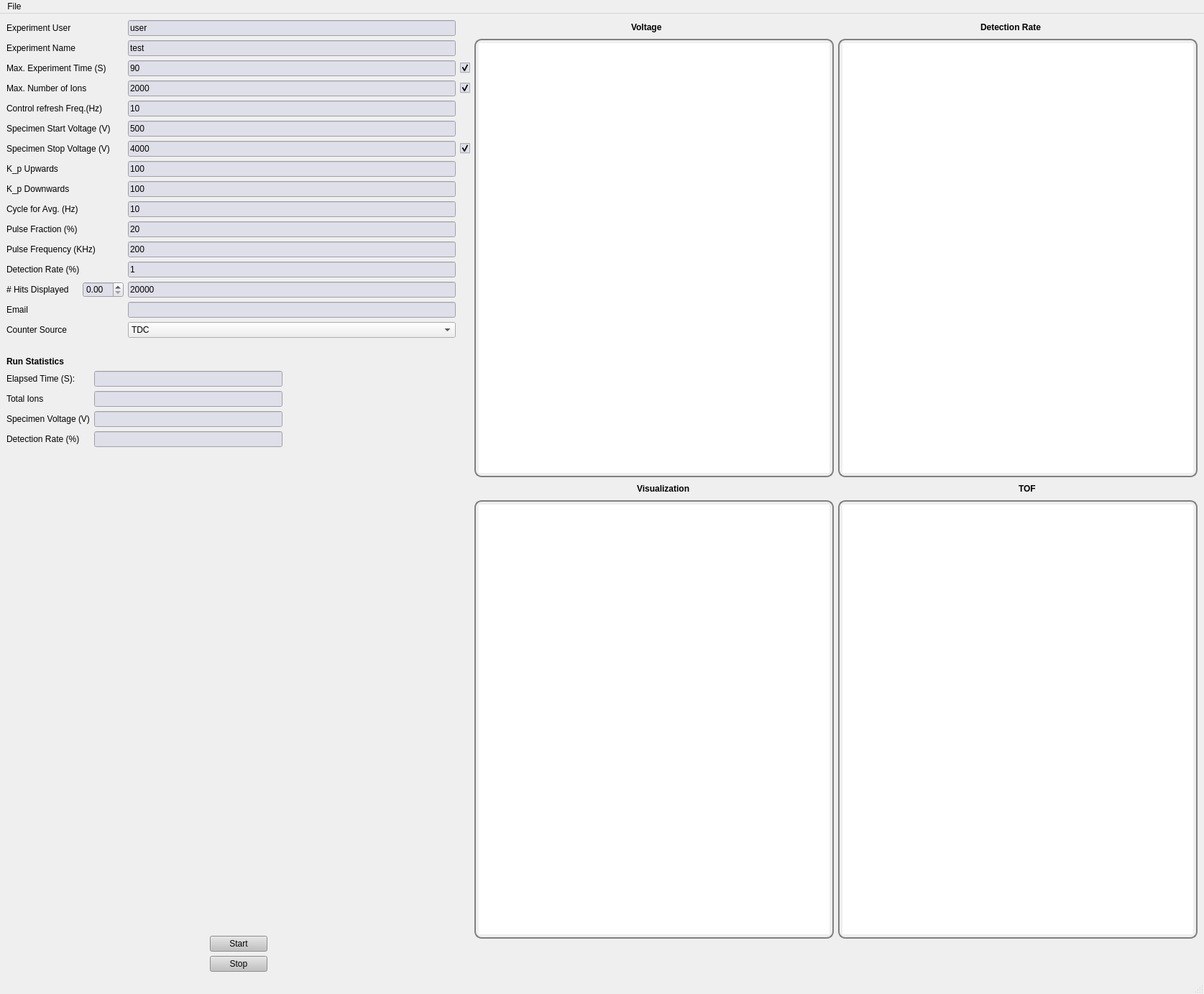
<?xml version="1.0" encoding="UTF-8"?>
<ui version="4.0">
 <class>APT_Physic</class>
 <widget class="QMainWindow" name="APT_Physic">
  <property name="geometry">
   <rect>
    <x>0</x>
    <y>0</y>
    <width>1675</width>
    <height>1383</height>
   </rect>
  </property>
  <property name="windowTitle">
   <string>APT Control Software</string>
  </property>
  <widget class="QWidget" name="centralwidget">
   <layout class="QGridLayout" name="gridLayout_4">
    <item row="0" column="0">
     <layout class="QHBoxLayout" name="horizontalLayout_5">
      <item>
       <layout class="QVBoxLayout" name="verticalLayout_2">
        <item>
         <layout class="QGridLayout" name="gridLayout_3">
          <item row="0" column="0">
           <widget class="QLabel" name="label_43">
            <property name="text">
             <string>Experiment User</string>
            </property>
           </widget>
          </item>
          <item row="0" column="2">
           <widget class="QLineEdit" name="ex_user">
            <property name="styleSheet">
             <string notr="true">QLineEdit{
background: rgb(223,223,233)
}</string>
            </property>
            <property name="text">
             <string>user</string>
            </property>
           </widget>
          </item>
          <item row="1" column="0">
           <widget class="QLabel" name="label_21">
            <property name="text">
             <string>Experiment Name</string>
            </property>
           </widget>
          </item>
          <item row="1" column="2">
           <widget class="QLineEdit" name="ex_name">
            <property name="styleSheet">
             <string notr="true">QLineEdit{
background: rgb(223,223,233)
}</string>
            </property>
            <property name="text">
             <string>test</string>
            </property>
           </widget>
          </item>
          <item row="2" column="0" colspan="2">
           <widget class="QLabel" name="label_2">
            <property name="text">
             <string>Max. Experiment Time (S)</string>
            </property>
           </widget>
          </item>
          <item row="2" column="2">
           <widget class="QLineEdit" name="ex_time">
            <property name="styleSheet">
             <string notr="true">QLineEdit{
background: rgb(223,223,233)
}</string>
            </property>
            <property name="text">
             <string>90</string>
            </property>
           </widget>
          </item>
          <item row="2" column="3">
           <widget class="QCheckBox" name="criteria_time">
            <property name="font">
             <font>
              <italic>false</italic>
             </font>
            </property>
            <property name="mouseTracking">
             <bool>true</bool>
            </property>
            <property name="styleSheet">
             <string notr="true">QCheckBox{
background: rgb(223,223,233)
}</string>
            </property>
            <property name="text">
             <string/>
            </property>
            <property name="checked">
             <bool>true</bool>
            </property>
           </widget>
          </item>
          <item row="3" column="0" colspan="2">
           <widget class="QLabel" name="label_41">
            <property name="text">
             <string>Max. Number of Ions</string>
            </property>
           </widget>
          </item>
          <item row="3" column="2">
           <widget class="QLineEdit" name="max_ions">
            <property name="styleSheet">
             <string notr="true">QLineEdit{
background: rgb(223,223,233)
}</string>
            </property>
            <property name="text">
             <string>2000</string>
            </property>
           </widget>
          </item>
          <item row="3" column="3">
           <widget class="QCheckBox" name="criteria_ions">
            <property name="font">
             <font>
              <italic>false</italic>
             </font>
            </property>
            <property name="mouseTracking">
             <bool>true</bool>
            </property>
            <property name="styleSheet">
             <string notr="true">QCheckBox{
background: rgb(223,223,233)
}</string>
            </property>
            <property name="text">
             <string/>
            </property>
            <property name="checked">
             <bool>true</bool>
            </property>
           </widget>
          </item>
          <item row="4" column="0" colspan="2">
           <widget class="QLabel" name="label_3">
            <property name="text">
             <string>Control refresh Freq.(Hz)</string>
            </property>
           </widget>
          </item>
          <item row="4" column="2">
           <widget class="QLineEdit" name="ex_freq">
            <property name="styleSheet">
             <string notr="true">QLineEdit{
background: rgb(223,223,233)
}</string>
            </property>
            <property name="text">
             <string>10</string>
            </property>
           </widget>
          </item>
          <item row="5" column="0" colspan="2">
           <widget class="QLabel" name="label_4">
            <property name="text">
             <string>Specimen Start Voltage (V)</string>
            </property>
           </widget>
          </item>
          <item row="5" column="2">
           <widget class="QLineEdit" name="vdc_min">
            <property name="styleSheet">
             <string notr="true">QLineEdit{
background: rgb(223,223,233)
}</string>
            </property>
            <property name="text">
             <string>500</string>
            </property>
           </widget>
          </item>
          <item row="6" column="0" colspan="2">
           <widget class="QLabel" name="label_5">
            <property name="text">
             <string>Specimen Stop Voltage (V)</string>
            </property>
           </widget>
          </item>
          <item row="6" column="2">
           <widget class="QLineEdit" name="vdc_max">
            <property name="styleSheet">
             <string notr="true">QLineEdit{
background: rgb(223,223,233)
}</string>
            </property>
            <property name="text">
             <string>4000</string>
            </property>
           </widget>
          </item>
          <item row="6" column="3">
           <widget class="QCheckBox" name="criteria_vdc">
            <property name="font">
             <font>
              <italic>false</italic>
             </font>
            </property>
            <property name="mouseTracking">
             <bool>true</bool>
            </property>
            <property name="styleSheet">
             <string notr="true">QCheckBox{
background: rgb(223,223,233)
}</string>
            </property>
            <property name="text">
             <string/>
            </property>
            <property name="checked">
             <bool>true</bool>
            </property>
           </widget>
          </item>
          <item row="7" column="0">
           <widget class="QLabel" name="label_6">
            <property name="text">
             <string>K_p Upwards</string>
            </property>
           </widget>
          </item>
          <item row="7" column="2">
           <widget class="QLineEdit" name="vdc_steps_up">
            <property name="styleSheet">
             <string notr="true">QLineEdit{
background: rgb(223,223,233)
}</string>
            </property>
            <property name="text">
             <string>100</string>
            </property>
           </widget>
          </item>
          <item row="8" column="0">
           <widget class="QLabel" name="label_28">
            <property name="text">
             <string>K_p Downwards</string>
            </property>
           </widget>
          </item>
          <item row="8" column="2">
           <widget class="QLineEdit" name="vdc_steps_down">
            <property name="styleSheet">
             <string notr="true">QLineEdit{
background: rgb(223,223,233)
}</string>
            </property>
            <property name="text">
             <string>100</string>
            </property>
           </widget>
          </item>
          <item row="9" column="0">
           <widget class="QLabel" name="label_20">
            <property name="text">
             <string>Cycle for Avg. (Hz)</string>
            </property>
           </widget>
          </item>
          <item row="9" column="2">
           <widget class="QLineEdit" name="cycle_avg">
            <property name="styleSheet">
             <string notr="true">QLineEdit{
background: rgb(223,223,233)
}</string>
            </property>
            <property name="text">
             <string>10</string>
            </property>
           </widget>
          </item>
          <item row="10" column="0">
           <widget class="QLabel" name="label_25">
            <property name="text">
             <string>Pulse Fraction (%)</string>
            </property>
           </widget>
          </item>
          <item row="10" column="2">
           <widget class="QLineEdit" name="pulse_fraction">
            <property name="styleSheet">
             <string notr="true">QLineEdit{
background: rgb(223,223,233)
}</string>
            </property>
            <property name="text">
             <string>20</string>
            </property>
           </widget>
          </item>
          <item row="11" column="0" colspan="2">
           <widget class="QLabel" name="label_23">
            <property name="text">
             <string>Pulse Frequency (KHz)</string>
            </property>
           </widget>
          </item>
          <item row="11" column="2">
           <widget class="QLineEdit" name="pulse_frequency">
            <property name="styleSheet">
             <string notr="true">QLineEdit{
background: rgb(223,223,233)
}</string>
            </property>
            <property name="text">
             <string>200</string>
            </property>
           </widget>
          </item>
          <item row="12" column="0" colspan="2">
           <widget class="QLabel" name="label_17">
            <property name="text">
             <string>Detection Rate (%)</string>
            </property>
           </widget>
          </item>
          <item row="12" column="2">
           <widget class="QLineEdit" name="detection_rate_init">
            <property name="styleSheet">
             <string notr="true">QLineEdit{
background: rgb(223,223,233)
}</string>
            </property>
            <property name="text">
             <string>1</string>
            </property>
           </widget>
          </item>
          <item row="13" column="0">
           <widget class="QLabel" name="label_22">
            <property name="text">
             <string># Hits Displayed</string>
            </property>
           </widget>
          </item>
          <item row="13" column="1">
           <widget class="QDoubleSpinBox" name="doubleSpinBox">
            <property name="styleSheet">
             <string notr="true">QDoubleSpinBox{
background: rgb(223,223,233)
}</string>
            </property>
           </widget>
          </item>
          <item row="13" column="2">
           <widget class="QLineEdit" name="hit_displayed">
            <property name="styleSheet">
             <string notr="true">QLineEdit{
background: rgb(223,223,233)
}</string>
            </property>
            <property name="text">
             <string>20000</string>
            </property>
           </widget>
          </item>
          <item row="14" column="0">
           <widget class="QLabel" name="label_26">
            <property name="text">
             <string>Email</string>
            </property>
           </widget>
          </item>
          <item row="14" column="2">
           <widget class="QLineEdit" name="email">
            <property name="styleSheet">
             <string notr="true">QLineEdit{
background: rgb(223,223,233)
}</string>
            </property>
            <property name="text">
             <string/>
            </property>
           </widget>
          </item>
          <item row="15" column="0">
           <widget class="QLabel" name="label_42">
            <property name="text">
             <string>Counter Source</string>
            </property>
           </widget>
          </item>
          <item row="15" column="2">
           <widget class="QComboBox" name="counter_source">
            <item>
             <property name="text">
              <string>TDC</string>
             </property>
            </item>
           </widget>
          </item>
         </layout>
        </item>
        <item>
         <spacer name="horizontalSpacer_13">
          <property name="orientation">
           <enum>Qt::Horizontal</enum>
          </property>
          <property name="sizeHint" stdset="0">
           <size>
            <width>40</width>
            <height>20</height>
           </size>
          </property>
         </spacer>
        </item>
        <item>
         <layout class="QGridLayout" name="gridLayout">
          <item row="0" column="0">
           <widget class="QLabel" name="label_11">
            <property name="font">
             <font>
              <weight>75</weight>
              <bold>true</bold>
             </font>
            </property>
            <property name="text">
             <string>Run Statistics</string>
            </property>
           </widget>
          </item>
          <item row="3" column="1">
           <widget class="QLineEdit" name="speciemen_voltage">
            <property name="styleSheet">
             <string notr="true">QLineEdit{
background: rgb(223,223,233)
}</string>
            </property>
            <property name="text">
             <string/>
            </property>
           </widget>
          </item>
          <item row="1" column="1">
           <widget class="QLineEdit" name="elapsed_time">
            <property name="styleSheet">
             <string notr="true">QLineEdit{
background: rgb(223,223,233)
}</string>
            </property>
            <property name="text">
             <string/>
            </property>
           </widget>
          </item>
          <item row="2" column="0">
           <widget class="QLabel" name="label_13">
            <property name="text">
             <string>Total Ions</string>
            </property>
           </widget>
          </item>
          <item row="1" column="0">
           <widget class="QLabel" name="label_12">
            <property name="text">
             <string>Elapsed Time (S):</string>
            </property>
           </widget>
          </item>
          <item row="3" column="0">
           <widget class="QLabel" name="label_14">
            <property name="text">
             <string>Specimen Voltage (V)</string>
            </property>
           </widget>
          </item>
          <item row="2" column="1">
           <widget class="QLineEdit" name="total_ions">
            <property name="styleSheet">
             <string notr="true">QLineEdit{
background: rgb(223,223,233)
}</string>
            </property>
            <property name="text">
             <string/>
            </property>
           </widget>
          </item>
          <item row="4" column="0">
           <widget class="QLabel" name="label_15">
            <property name="text">
             <string>Detection Rate (%)</string>
            </property>
           </widget>
          </item>
          <item row="4" column="1">
           <widget class="QLineEdit" name="detection_rate">
            <property name="styleSheet">
             <string notr="true">QLineEdit{
background: rgb(223,223,233)
}</string>
            </property>
            <property name="text">
             <string/>
            </property>
           </widget>
          </item>
          <item row="1" column="2">
           <spacer name="horizontalSpacer_9">
            <property name="orientation">
             <enum>Qt::Horizontal</enum>
            </property>
            <property name="sizeHint" stdset="0">
             <size>
              <width>40</width>
              <height>20</height>
             </size>
            </property>
           </spacer>
          </item>
         </layout>
        </item>
        <item>
         <spacer name="verticalSpacer_2">
          <property name="orientation">
           <enum>Qt::Vertical</enum>
          </property>
          <property name="sizeHint" stdset="0">
           <size>
            <width>20</width>
            <height>40</height>
           </size>
          </property>
         </spacer>
        </item>
        <item>
         <spacer name="horizontalSpacer_14">
          <property name="orientation">
           <enum>Qt::Horizontal</enum>
          </property>
          <property name="sizeHint" stdset="0">
           <size>
            <width>40</width>
            <height>20</height>
           </size>
          </property>
         </spacer>
        </item>
        <item>
         <spacer name="horizontalSpacer_15">
          <property name="orientation">
           <enum>Qt::Horizontal</enum>
          </property>
          <property name="sizeHint" stdset="0">
           <size>
            <width>40</width>
            <height>20</height>
           </size>
          </property>
         </spacer>
        </item>
        <item>
         <spacer name="horizontalSpacer_12">
          <property name="orientation">
           <enum>Qt::Horizontal</enum>
          </property>
          <property name="sizeHint" stdset="0">
           <size>
            <width>40</width>
            <height>20</height>
           </size>
          </property>
         </spacer>
        </item>
        <item>
         <spacer name="verticalSpacer">
          <property name="orientation">
           <enum>Qt::Vertical</enum>
          </property>
          <property name="sizeHint" stdset="0">
           <size>
            <width>20</width>
            <height>40</height>
           </size>
          </property>
         </spacer>
        </item>
        <item>
         <layout class="QGridLayout" name="gridLayout_2">
          <item row="1" column="0">
           <spacer name="horizontalSpacer_10">
            <property name="orientation">
             <enum>Qt::Horizontal</enum>
            </property>
            <property name="sizeHint" stdset="0">
             <size>
              <width>40</width>
              <height>20</height>
             </size>
            </property>
           </spacer>
          </item>
          <item row="2" column="1">
           <widget class="QPushButton" name="stop_button">
            <property name="styleSheet">
             <string notr="true">QPushButton{
background: rgb(193, 193, 193)
}</string>
            </property>
            <property name="text">
             <string>Stop</string>
            </property>
           </widget>
          </item>
          <item row="1" column="1">
           <widget class="QPushButton" name="start_button">
            <property name="styleSheet">
             <string notr="true">QPushButton{
background: rgb(193, 193, 193)
}</string>
            </property>
            <property name="text">
             <string>Start</string>
            </property>
           </widget>
          </item>
          <item row="1" column="2">
           <spacer name="horizontalSpacer_11">
            <property name="orientation">
             <enum>Qt::Horizontal</enum>
            </property>
            <property name="sizeHint" stdset="0">
             <size>
              <width>40</width>
              <height>20</height>
             </size>
            </property>
           </spacer>
          </item>
         </layout>
        </item>
       </layout>
      </item>
      <item>
       <layout class="QVBoxLayout" name="verticalLayout">
        <item>
         <layout class="QHBoxLayout" name="horizontalLayout_4">
          <item>
           <spacer name="horizontalSpacer_7">
            <property name="orientation">
             <enum>Qt::Horizontal</enum>
            </property>
            <property name="sizeHint" stdset="0">
             <size>
              <width>40</width>
              <height>20</height>
             </size>
            </property>
           </spacer>
          </item>
          <item>
           <widget class="QLabel" name="label_7">
            <property name="font">
             <font>
              <weight>75</weight>
              <bold>true</bold>
             </font>
            </property>
            <property name="text">
             <string>Voltage</string>
            </property>
           </widget>
          </item>
          <item>
           <spacer name="horizontalSpacer_5">
            <property name="orientation">
             <enum>Qt::Horizontal</enum>
            </property>
            <property name="sizeHint" stdset="0">
             <size>
              <width>40</width>
              <height>20</height>
             </size>
            </property>
           </spacer>
          </item>
          <item>
           <spacer name="horizontalSpacer_6">
            <property name="orientation">
             <enum>Qt::Horizontal</enum>
            </property>
            <property name="sizeHint" stdset="0">
             <size>
              <width>40</width>
              <height>20</height>
             </size>
            </property>
           </spacer>
          </item>
          <item>
           <widget class="QLabel" name="label_10">
            <property name="font">
             <font>
              <weight>75</weight>
              <bold>true</bold>
             </font>
            </property>
            <property name="text">
             <string>Detection Rate</string>
            </property>
           </widget>
          </item>
          <item>
           <spacer name="horizontalSpacer_8">
            <property name="orientation">
             <enum>Qt::Horizontal</enum>
            </property>
            <property name="sizeHint" stdset="0">
             <size>
              <width>40</width>
              <height>20</height>
             </size>
            </property>
           </spacer>
          </item>
         </layout>
        </item>
        <item>
         <layout class="QHBoxLayout" name="horizontalLayout_2">
          <item>
           <widget class="QGraphicsView" name="vdc_time">
            <property name="minimumSize">
             <size>
              <width>500</width>
              <height>500</height>
             </size>
            </property>
            <property name="styleSheet">
             <string notr="true">QWidget{
border: 2px solid gray;
border-radius: 10px;
padding: 4 4px;
}</string>
            </property>
           </widget>
          </item>
          <item>
           <widget class="QGraphicsView" name="detection_rate_viz">
            <property name="minimumSize">
             <size>
              <width>500</width>
              <height>500</height>
             </size>
            </property>
            <property name="styleSheet">
             <string notr="true">QWidget{
border: 2px solid gray;
border-radius: 10px;
padding: 4 4px;
}</string>
            </property>
           </widget>
          </item>
         </layout>
        </item>
        <item>
         <layout class="QHBoxLayout" name="horizontalLayout_3">
          <item>
           <spacer name="horizontalSpacer_3">
            <property name="orientation">
             <enum>Qt::Horizontal</enum>
            </property>
            <property name="sizeHint" stdset="0">
             <size>
              <width>40</width>
              <height>20</height>
             </size>
            </property>
           </spacer>
          </item>
          <item>
           <widget class="QLabel" name="label_19">
            <property name="font">
             <font>
              <weight>75</weight>
              <bold>true</bold>
             </font>
            </property>
            <property name="text">
             <string>Visualization</string>
            </property>
           </widget>
          </item>
          <item>
           <spacer name="horizontalSpacer_2">
            <property name="orientation">
             <enum>Qt::Horizontal</enum>
            </property>
            <property name="sizeHint" stdset="0">
             <size>
              <width>40</width>
              <height>20</height>
             </size>
            </property>
           </spacer>
          </item>
          <item>
           <spacer name="horizontalSpacer">
            <property name="orientation">
             <enum>Qt::Horizontal</enum>
            </property>
            <property name="sizeHint" stdset="0">
             <size>
              <width>40</width>
              <height>20</height>
             </size>
            </property>
           </spacer>
          </item>
          <item>
           <widget class="QLabel" name="label_24">
            <property name="font">
             <font>
              <weight>75</weight>
              <bold>true</bold>
             </font>
            </property>
            <property name="text">
             <string>TOF</string>
            </property>
           </widget>
          </item>
          <item>
           <spacer name="horizontalSpacer_4">
            <property name="orientation">
             <enum>Qt::Horizontal</enum>
            </property>
            <property name="sizeHint" stdset="0">
             <size>
              <width>40</width>
              <height>20</height>
             </size>
            </property>
           </spacer>
          </item>
         </layout>
        </item>
        <item>
         <layout class="QHBoxLayout" name="horizontalLayout">
          <item>
           <widget class="QGraphicsView" name="visualization">
            <property name="minimumSize">
             <size>
              <width>500</width>
              <height>500</height>
             </size>
            </property>
            <property name="styleSheet">
             <string notr="true">QWidget{
border: 2px solid gray;
border-radius: 10px;
padding: 4 4px;
}</string>
            </property>
           </widget>
          </item>
          <item>
           <widget class="QGraphicsView" name="histogram">
            <property name="minimumSize">
             <size>
              <width>500</width>
              <height>500</height>
             </size>
            </property>
            <property name="styleSheet">
             <string notr="true">QWidget{
border: 2px solid gray;
border-radius: 10px;
padding: 4 4px;
}</string>
            </property>
           </widget>
          </item>
         </layout>
        </item>
        <item>
         <widget class="QLabel" name="Error">
          <property name="font">
           <font>
            <pointsize>13</pointsize>
            <weight>75</weight>
            <bold>true</bold>
            <strikeout>false</strikeout>
           </font>
          </property>
          <property name="text">
           <string>&lt;html&gt;&lt;head/&gt;&lt;body&gt;&lt;p&gt;&lt;br/&gt;&lt;/p&gt;&lt;/body&gt;&lt;/html&gt;</string>
          </property>
          <property name="alignment">
           <set>Qt::AlignCenter</set>
          </property>
          <property name="textInteractionFlags">
           <set>Qt::LinksAccessibleByMouse</set>
          </property>
         </widget>
        </item>
       </layout>
      </item>
     </layout>
    </item>
   </layout>
  </widget>
  <widget class="QMenuBar" name="menubar">
   <property name="geometry">
    <rect>
     <x>0</x>
     <y>0</y>
     <width>1675</width>
     <height>38</height>
    </rect>
   </property>
   <widget class="QMenu" name="menuFile">
    <property name="title">
     <string>File</string>
    </property>
    <addaction name="actionExit"/>
   </widget>
   <addaction name="menuFile"/>
  </widget>
  <widget class="QStatusBar" name="statusbar"/>
  <action name="actionExit">
   <property name="text">
    <string>Exit</string>
   </property>
  </action>
 </widget>
 <resources/>
 <connections/>
</ui>
